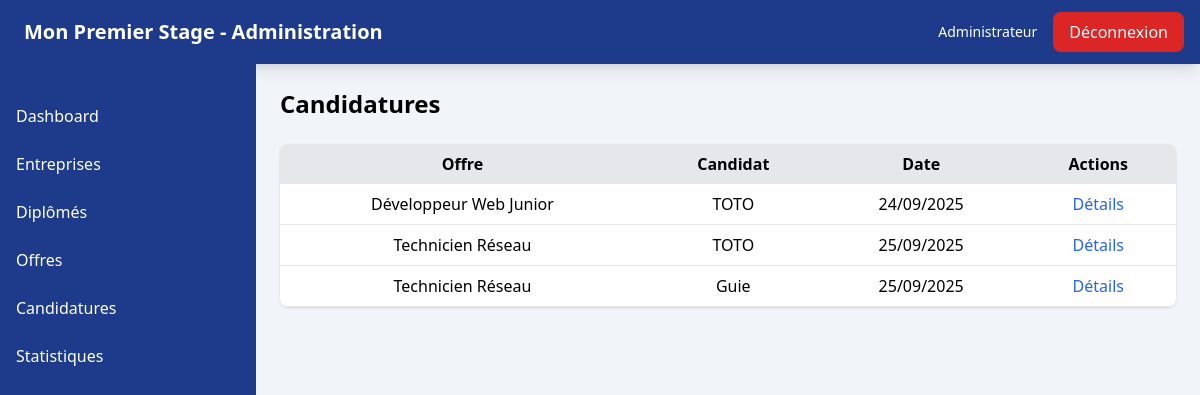
Page /administrateur/candidature on the committed database.
### app_premier_stage/models.py (models this page shows, shortened)
class Candidature(models.Model):
    id_candidature = models.UUIDField(primary_key=True, default=uuid.uuid4, editable=False)
    stagiaire = models.ForeignKey(Stagiaire, on_delete=models.CASCADE, related_name="candidat")
    offre = models.ForeignKey(OffreEmploi, on_delete=models.CASCADE, related_name="offre_postule")
    statut_candidature = models.CharField(max_length=15, default="candidature envoyée")
    date_postulation = models.DateTimeField(auto_now_add=True)
    date_entretien = models.DateField(null=True, blank=True)
    heure_entretien = models.TimeField(null=True, blank=True)
    created_at = models.DateTimeField(auto_now_add=True)
    class Meta:
        constraints = [
            models.UniqueConstraint(fields=["stagiaire", "offre"], name="unique_candidature")
        ]

class OffreEmploi(models.Model):
    id_offre = models.UUIDField(primary_key=True, default=uuid.uuid4, editable=False)
    user = models.ForeignKey(
        settings.AUTH_USER_MODEL,
        on_delete=models.CASCADE,
        related_name="offres_entreprise",
        default=""
    )
    entreprise = models.ForeignKey(Entreprise, on_delete=models.CASCADE, related_name="offres")
    titre_poste = models.CharField(max_length=30, default="")
    domaine_poste = models.CharField(max_length=100,default="")
    description_offre = models.TextField(max_length=1000,default="",null=True, blank=True)
    type_offre = models.CharField(max_length=150,default="")
    type_contrat = models.CharField(max_length=150,default="",null=True, blank=True)
    competence_requis = models.CharField(max_length=250,default="",null=True, blank=True)
    duree_contrat = models.CharField(max_length=20,default="",null=True, blank=True)
    date_debut_offre = models.DateField()
    remuneration_offre = models.CharField(max_length=10,default="",null=True, blank=True)
    mission_offre = models.CharField(max_length=300,default="",null=True, blank=True)
    localisation_offre = models.CharField(max_length=100, default="")
    statut_offre = models.CharField(max_length=20,default="disponible")
    date_fin_candidature = models.DateField()
    created_at = models.DateTimeField(auto_now_add=True)

class Stagiaire(models.Model):
    id_stagiaire = models.UUIDField(primary_key=True, default=uuid.uuid4, editable=False)
    user = models.OneToOneField(
        settings.AUTH_USER_MODEL,
        on_delete=models.CASCADE,
        related_name="profil_stagiaire"
    )
    nom_stagiaire = models.CharField(max_length=30, default="")
    prenom_stagiaire = models.CharField(max_length=100, default="")
    etablissement = models.CharField(max_length=50, default="")
    date_naissance_stagiaire = models.DateField()
    telephone_stagiaire = models.CharField(max_length=15, default="+225")
    email_stagiaire = models.EmailField(max_length=30,default="")
    filiere_stagiaire = models.CharField(max_length=30, default="")
    cv_stagiaire = models.FileField(upload_to="cvs/", blank=True, null=True)
    photo = models.ImageField(upload_to="photos/", blank=True, null=True)
    created_at = models.DateTimeField(auto_now_add=True)

### app_premier_stage/views.py (the view)
# urls.py: path("administrateur/candidature",views.AdminCandidature,name="admin_candidatures"),
def AdminCandidature(request):
    candidatures = Candidature.objects.all()
    context = {
        "candidatures":candidatures
    }
    return render(request,"admin/liste_candidatures.html",context)

### app_premier_stage/templates/admin/liste_candidatures.html (shortened to what this page needs)
{% extends "admin/base_admin.html" %}
{% block content %}
<h1 class="text-2xl font-bold mb-6">Candidatures</h1>
<table class="w-full bg-white shadow rounded-lg overflow-hidden">
  <thead class="bg-gray-200">
    <tr>
      <th class="px-4 py-2">Offre</th>
      <th class="px-4 py-2">Candidat</th>
      <th class="px-4 py-2">Date</th>
      <th class="px-4 py-2">Actions</th>
    </tr>
  </thead>
  <tbody>
    {% for candidature in candidatures %}
    <tr class="border-b">
      <td class="text-center px-4 py-2">{{ candidature.offre.titre_poste }}</td>
      <td class="text-center px-4 py-2">{{ candidature.stagiaire.nom_stagiaire }}</td>
      <td class="text-center px-4 py-2">{{ candidature.created_at|date:"d/m/Y" }}</td>
      <td class="text-center px-4 py-2">
        <a href="{% url 'detailcandidature' candidature.id_candidature %}" class="text-blue-600 hover:underline">Détails</a>
      </td>
    </tr>
    {% endfor %}
  </tbody>
</table>
{% endblock %}

### rows in the picture
Candidature: offre.titre_poste "Développeur Web Junior", stagiaire.nom_stagiaire "TOTO", created_at "24/09/2025"
Candidature: offre.titre_poste "Technicien Réseau", stagiaire.nom_stagiaire "TOTO", created_at "25/09/2025"
Candidature: offre.titre_poste "Technicien Réseau", stagiaire.nom_stagiaire "Guie", created_at "25/09/2025"
